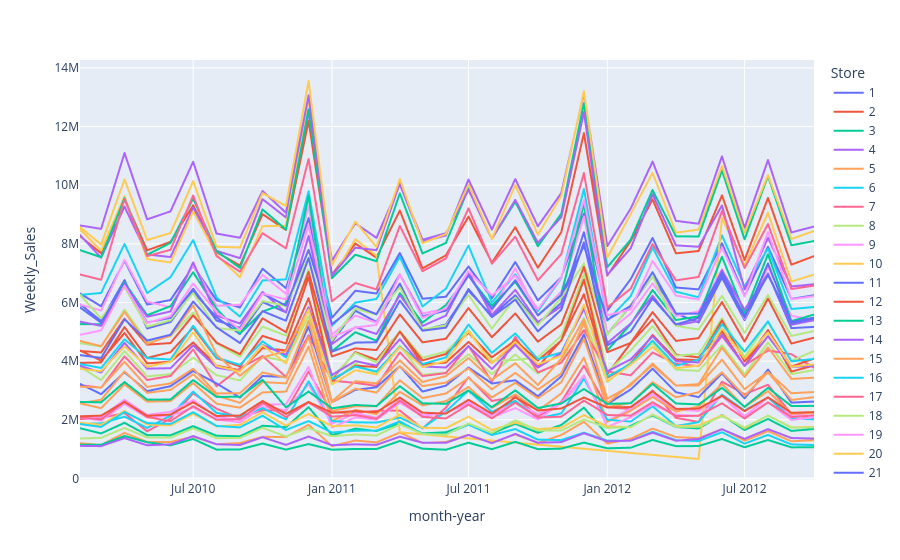

This figure's notebook cell:
### Code cell
px.line(stores_sales,
        x='month-year',
        y='Weekly_Sales',
        color='Store'
        )
